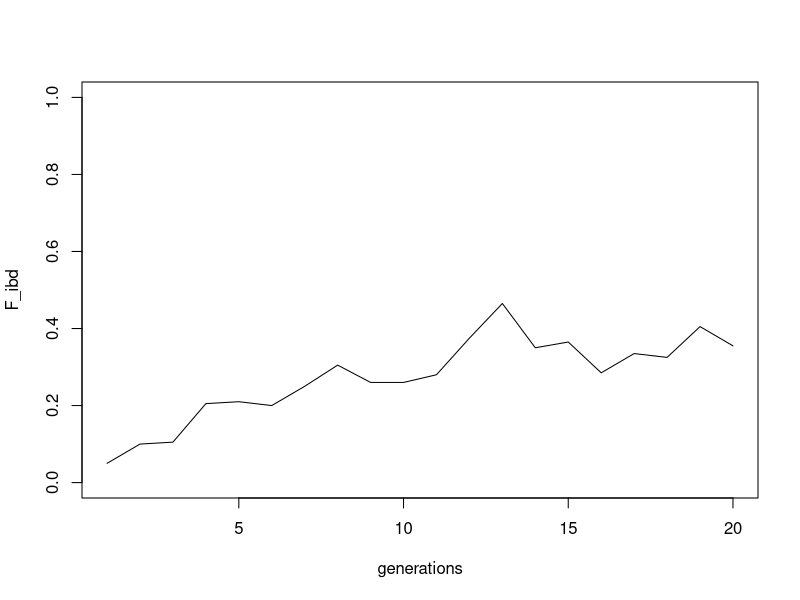

This figure's R source:
# Genetic Drift

# Number of individuals:
N <- 10

# Number of generations
ngens <- 20

# Population of individuals 
pop <- seq(1:(2*N))

#vector with the ibd in ngens generations 
ibd <- numeric(ngens)

# 1st element of vector will be the IBD prob in parent generation:
ibd[1] <- sum((table(pop)/(2*N))^2)

# Now we have to calculate the allele frequencies in the next generations.
# Let's use a 'for loop' to calculate the frequency in each generation and
# save the result as an element of vector 'ibd':
for(i in 2:ngens) {
  
  # the next generation is a random sample of the parental population:
  pop <- sample(pop, replace = TRUE)
  
  # ibd in the ith generation:
  ibd[i] <- sum((table(pop)/(2*N))^2)
}

# Plot
plot(ibd, type = "l", ylim = c(0, 1),
     xlab = "generations", ylab = "F_ibd")
